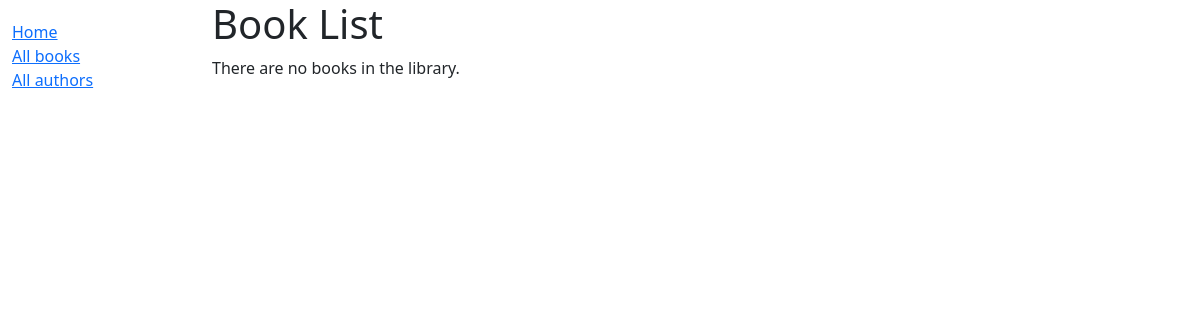
Before: /catalog/books/ with the older database file.
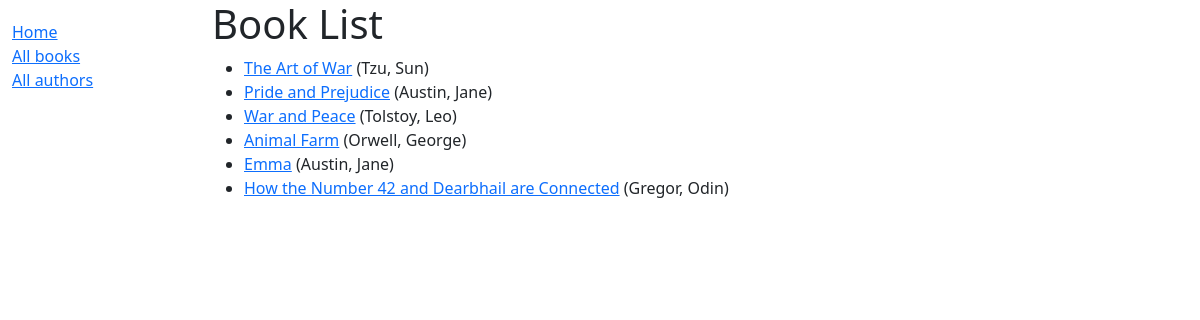
After: the same page with the newer database file.
### catalog/models.py (models this page shows, shortened)
class Book(models.Model):
    title = models.CharField(max_length=200)
    author = models.ForeignKey('Author', on_delete=models.RESTRICT, null=True)
    summary = models.TextField(
        max_length=1000, help_text="Enter a brief description of the book")
    isbn = models.CharField('ISBN', max_length=13,
                            unique=True,
                            help_text='13 Character <a href="https://www.isbn-international.org/content/what-isbn'
                                      '">ISBN number</a>')
    genre = models.ManyToManyField(
        Genre, help_text="Select a genre for this book")
    language = models.ForeignKey(
        'Language', on_delete=models.SET_NULL, null=True)
    def get_absolute_url(self):
        return reverse('book-detail', args=[str(self.id)])
    def display_genre(self):
        """Create a string for the Genre. This is required to display genre in Admin."""
        return ', '.join(genre.name for genre in self.genre.all()[:3])
    display_genre.short_description = 'Genre'

class Author(models.Model):
    first_name = models.CharField(max_length=100)
    last_name = models.CharField(max_length=100)
    date_of_birth = models.DateField(null=True, blank=True)
    date_of_death = models.DateField('Died', null=True, blank=True)
    class Meta:
        ordering = ['last_name', 'first_name']
    def __str__(self):
        return f'{self.last_name}, {self.first_name}'

### catalog/views.py (the view)
# urls.py: path('books/', views.BookListView.as_view(), name='books'),
class BookListView(generic.ListView):
    model = Book
    paginate_by = 20 #prikazuje max 20 stavki po stranici

### catalog/templates/catalog/book_list.html
{% extends "base_generic.html" %}
{% block content %}
  <h1>Book List</h1>
  {% if book_list %}
    <ul>
      {% for book in book_list %}
      <li>
        <a href="{{ book.get_absolute_url }}">{{ book.title }}</a>
        ({{book.author}})
      </li>
      {% endfor %}
    </ul>
  {% else %}
    <p>There are no books in the library.</p>
  {% endif %}
{% endblock %}

### catalog/templates/base_generic.html (shortened to what this page needs)
<!DOCTYPE html>
<html lang="en">
  <head>
    <link href="https://cdn.jsdelivr.net/npm/bootstrap@5.3.3/dist/css/bootstrap.min.css"
      rel="stylesheet"
>
    {% load static %}
    <link rel="stylesheet" href="{% static 'css/styles.css' %}" />
  </head>
  <body>
    <div class="container-fluid">
      <div class="row">
        <div class="col-sm-2">
          {% block sidebar %}
            <ul class="sidebar-nav">
              <li><a href="{% url 'index' %}">Home</a></li>
              <li><a href="{% url 'books' %}">All books</a></li>
              <li><a href="{% url 'authors' %}">All authors</a></li>
            </ul>
          {% endblock %}
        </div>
        <div class="col-sm-10 ">{% block content %}{% endblock %}
        </div>
      </div>
    </div>
  </body>
</html>

Changed rows visible on the page:
added Book: title "The Art of War", author "Tzu, Sun"
added Book: title "Pride and Prejudice", author "Austin, Jane"
added Book: title "War and Peace", author "Tolstoy, Leo"
added Book: title "Animal Farm", author "Orwell, George"
added Book: title "Emma", author "Austin, Jane"
added Book: title "How the Number 42 and Dearbhail are Connected", author "Gregor, Odin"
Other visible differences:
text no longer shown: "There are no books in the library."
